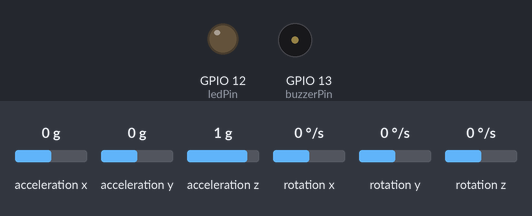
Recording of a sketch running on a simulated ESP32. On the bench: output pins drawn as LEDs (lit = HIGH), buzzer (waves = sounding, pin HIGH). The inputs (shaded band) are chosen by the test bench; at power-on: acceleration x 0 g, acceleration y 0 g, acceleration z 1 g, rotation x 0 °/s, rotation y 0 °/s, rotation z 0 °/s. WiFi joins after 1.5 s; servers stay silent unless stated; uploads are accepted with an empty reply; what the sketch prints to the serial monitor is not drawn.

Above: at 2.7 s.
2.8 s: acceleration x set to -0.5 g
4.5 s: acceleration x set to -0.8 g
At 5.9 s:
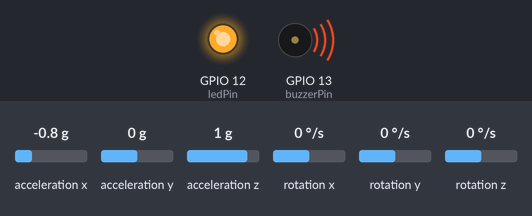
Timing chart, 0 to 13.5 s (numbered marks = the images above; inputs shaded):
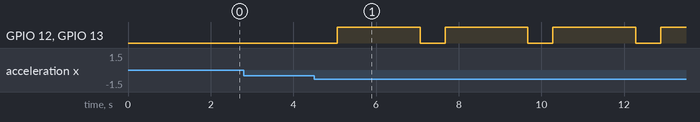

Measured:
- the behaviour switches between -0.6 and -0.7 g on acceleration x (found by bisection; images 0 and 1)
- after the input at 2.8 s, every drawn part: stays the same
- after the input at 4.5 s, GPIO 12 (ledPin), GPIO 13 (buzzerPin): alternates HIGH for 2.0 s and LOW for 0.61 s, starting after 0.57 s

The sketch:

IoTKeWifi_130525.ino
```cpp
#include <Wire.h>
#include <MPU6050.h>
#include <WiFi.h>
#include <HTTPClient.h>

MPU6050 mpu;

// Ganti dengan kredensial WiFi kamu
const char* ssid = "Pioti";
const char* password = "0000aaaa";

// Ganti dengan IP lokal atau publik Flask server kamu
const String serverUrl = "http://192.168.248.88:5000/data";

const int buzzerPin = 13;
const int ledPin = 12;

const float threshold = 1.18;
const unsigned long detectionDuration = 250;
unsigned long startTime = 0;
bool aboveThreshold = false;

float estimateRichter(float a_total) {
  if (a_total <= 1.0) return 2.0;
  else if (a_total <= 1.5) return 3.0;
  else if (a_total <= 2.0) return 4.0;
  else if (a_total <= 2.5) return 5.0;
  else if (a_total <= 3.0) return 6.0;
  else if (a_total <= 4.0) return 7.0;
  else return 8.0;
}

void getMMIInfo(float richter, String &mmi, String &gol) {
  if (richter <= 2.0) { mmi = "I"; gol = "Instrumental"; }
  else if (richter <= 3.0) { mmi = "II"; gol = "Sangat lemah"; }
  else if (richter <= 4.0) { mmi = "III"; gol = "Agak lemah"; }
  else if (richter == 4.0) { mmi = "IV"; gol = "Lemah"; }
  else if (richter <= 5.0) { mmi = "V"; gol = "Agak kuat"; }
  else if (richter <= 6.0) { mmi = "VI"; gol = "Kuat"; }
  else if (richter == 6.0) { mmi = "VII"; gol = "Sangat kuat"; }
  else if (richter <= 7.0) { mmi = "VIII"; gol = "Merusak"; }
  else if (richter == 7.0) { mmi = "IX"; gol = "Hebat"; }
  else if (richter <= 8.0) { mmi = "X"; gol = "Sangat Hebat"; }
  else if (richter == 8.0) { mmi = "XI"; gol = "Ekstrim"; }
  else { mmi = "XII"; gol = "Sangat Ekstrim"; }
}

void setup() {
  Serial.begin(115200);
  Wire.begin(21, 22);
  mpu.initialize();

  if (!mpu.testConnection()) {
    Serial.println("❌ MPU6050 tidak terdeteksi!");
    while (1);
  }
  Serial.println("✅ MPU6050 siap.");

  pinMode(buzzerPin, OUTPUT);
  pinMode(ledPin, OUTPUT);
  digitalWrite(buzzerPin, LOW);
  digitalWrite(ledPin, LOW);

  WiFi.begin(ssid, password);
  Serial.print("Menghubungkan ke WiFi...");
  while (WiFi.status() != WL_CONNECTED) {
    delay(500);
    Serial.print(".");
  }
  Serial.println(" Tersambung!");
}

void loop() {
  int16_t ax, ay, az;
  mpu.getAcceleration(&ax, &ay, &az);

  float x = ax / 16384.0;
  float y = ay / 16384.0;
  float z = az / 16384.0;

  float a_total = sqrt(x * x + y * y + z * z);

  if (a_total > threshold) {
    if (!aboveThreshold) {
      startTime = millis();
      aboveThreshold = true;
    } else if (millis() - startTime >= detectionDuration) {
      float richter = estimateRichter(a_total);
      String mmi, gol;
      getMMIInfo(richter, mmi, gol);

      Serial.println("⚠️ Gempa Terdeteksi!");
      Serial.println("Mengirim data...");

      String payload = "{\"richter\": " + String(richter, 1) +
                       ", \"mmi\": \"" + mmi +
                       "\", \"golongan\": \"" + gol + "\"}";

      HTTPClient http;
      http.begin(serverUrl);
      http.addHeader("Content-Type", "application/json");
      int httpResponseCode = http.POST(payload);
      if (httpResponseCode > 0) {
        Serial.print("Response: ");
        Serial.println(httpResponseCode);
        Serial.println(http.getString());
      } else {
        Serial.print("Error POST: ");
        Serial.println(http.errorToString(httpResponseCode));
      }
      http.end();

      digitalWrite(buzzerPin, HIGH);
      digitalWrite(ledPin, HIGH);
      delay(2000);
      digitalWrite(buzzerPin, LOW);
      digitalWrite(ledPin, LOW);

      aboveThreshold = false;
    }
  } else {
    aboveThreshold = false;
  }

  delay(100);
}
```
